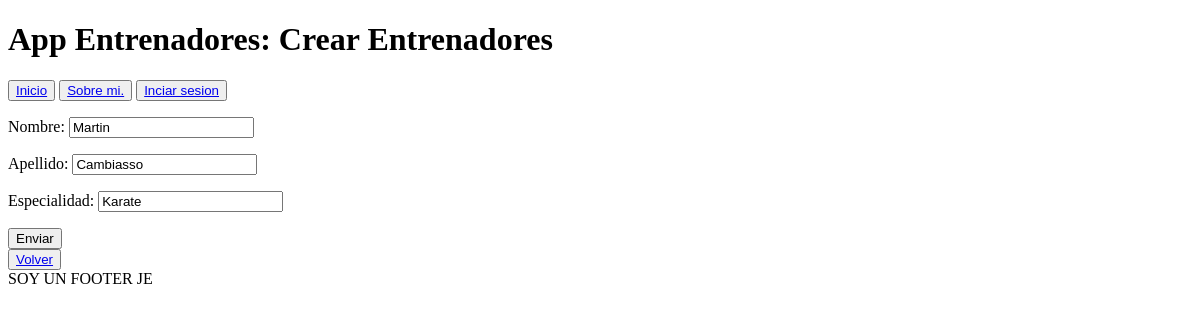
/entrenadores/entrenadores/update/2, run on an earlier commit of the app's database.
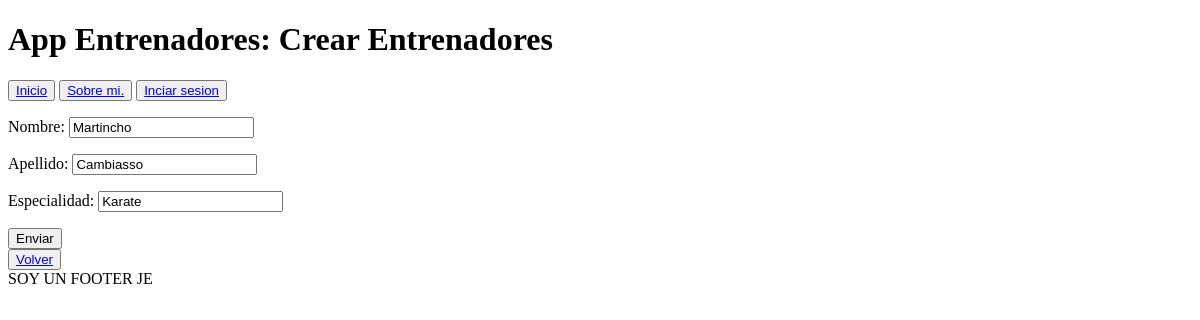
And on a later commit of the database.
### entrenadores/models.py (models this page shows, shortened)
class Entrenador(models.Model):
    nombre = models.CharField(max_length=50)
    apellido = models.CharField(max_length=50)
    especialidad = models.CharField(max_length=100)
    class Meta:
        verbose_name = 'Entrenador'
        verbose_name_plural = 'Entrenadores'

### entrenadores/views.py (the view)
# urls.py: path('entrenadores/update/<int:pk>', views.EntrenadorUpdate.as_view(), name='entrenador_update'),
class EntrenadorUpdate(UpdateView):
    model = Entrenador
    form_class = EntrenadorForm
    success_url = reverse_lazy('entrenadores:entrenador_list')

### entrenadores/forms.py
class EntrenadorForm(forms.ModelForm):
    class Meta:
        model = Entrenador
        fields = '__all__'

### entrenadores/templates/entrenadores/entrenador_form.html (shortened to what this page needs)
{% extends 'core/base.html' %}
{% block header %}
    App Entrenadores: Crear Entrenadores
{% endblock header %}
{% block main %}
    <form method="post">
        {{form.as_p}}
        <button type="submit">Enviar</button>
    </form>
    <button>
        <a href="{% url 'entrenadores:index' %}">
            Volver
        </a>
    </button>
{% endblock main %}

### core/templates/core/base.html (shortened to what this page needs)
<!DOCTYPE html>
<html lang="es">
<head>
</head>
<body>
    <header>
        <h1>
            {% block header %}
            {% endblock header %}
        </h1>
    </header>
    <nav>
        {% include 'core/components/navbar.html' %}
    </nav>
    <main>
        {% block main %}
        {% endblock main %}
    </main>
    <footer>
        {% include 'core/components/footer.html' %}
    </footer>
</body>
</html>

### core/templates/core/components/navbar.html
<div>
    <button><a href="{% url 'core:index' %}">Inicio</a></button>
    <button><a href="{% url 'core:about' %}">Sobre mi.</a></button>
    {% if user.is_authenticated %}
    <button><a href="{% url 'clientes:index' %}">Clientes</a></button>
    <button><a href="{% url 'entrenadores:index' %}">Entrenadores</a></button>
    <button><a href="{% url 'entrenadores:clase_list' %}">Clases</a></button>
    <button><a href="#"></a>{{ user.username }}</button>
    <form action="{% url 'accounts:logout' %}" method="post">
        {% csrf_token %}
        <button type="submit">Cerrar sesion</button>
    </form>
    {% else %}
    <button><a href="{% url 'accounts:login' %}">Inciar sesion</a></button>
    {% endif %}
</div>

### core/templates/core/components/footer.html
<footer>
    SOY UN FOOTER JE
</footer>

What changed in the data, as far as the page shows it:
changed Entrenador "Cambiasso": nombre "Martin" → "Martincho"
